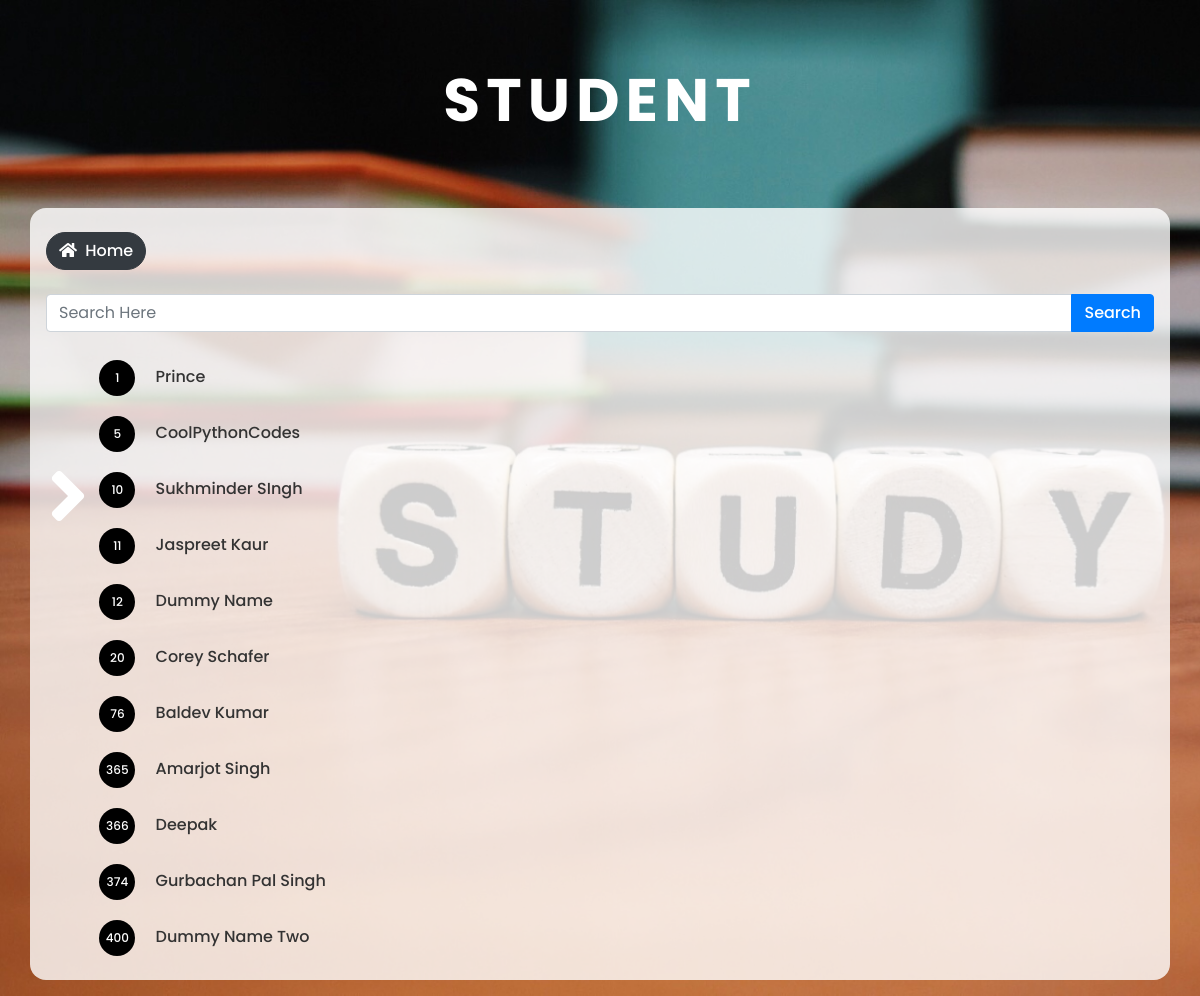
The app's page /student/ (signed in), older data.
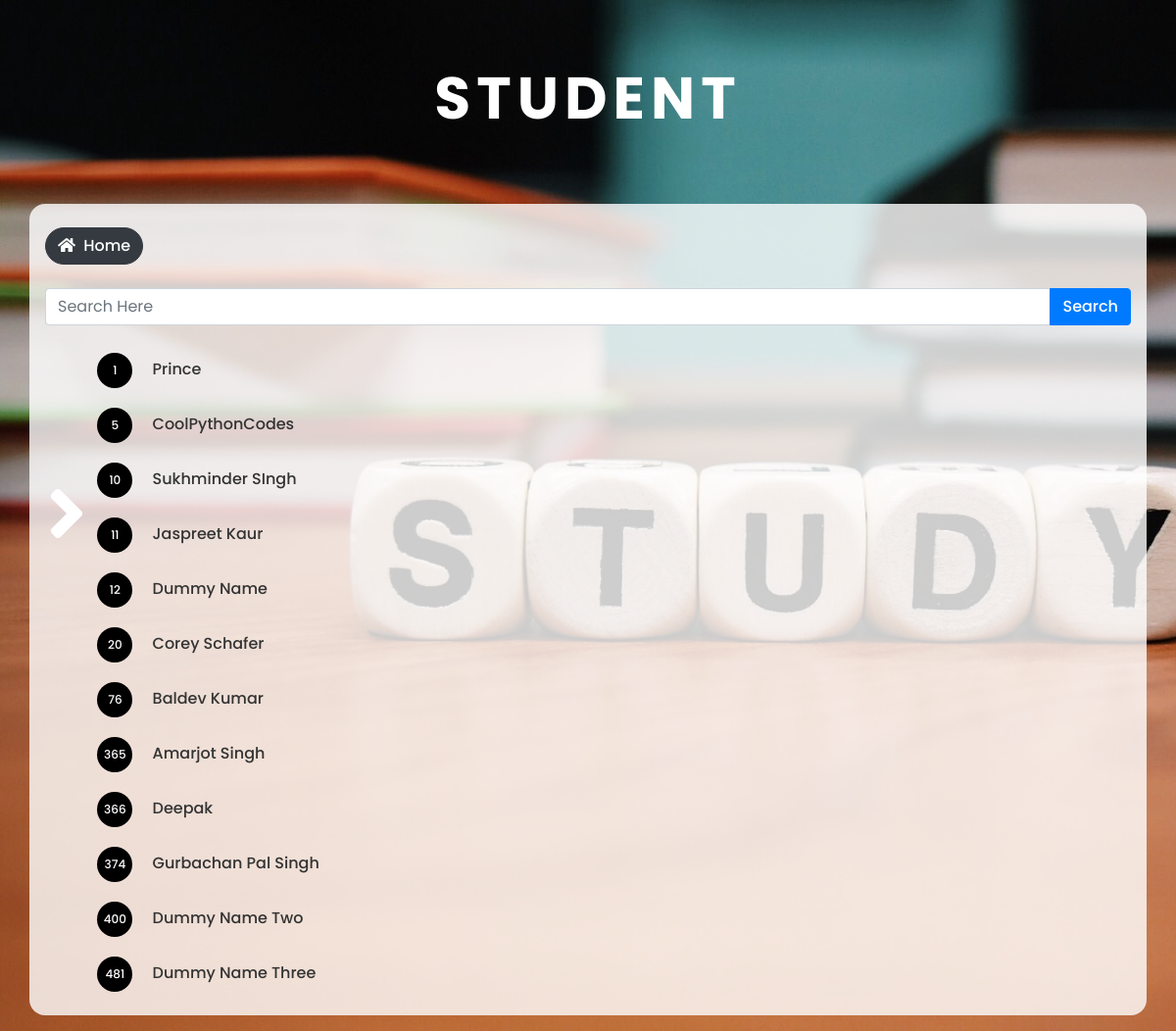
The same page, newer data.
### student/models.py (models this page shows, shortened)
class Student(models.Model):
    roll_no = models.PositiveIntegerField(validators=[MinValueValidator(1)], unique=True)
    name = models.CharField(max_length=250)
    course = models.ForeignKey(Course, on_delete=models.PROTECT)
    sem = models.CharField(max_length=12, choices=sem())
    subject = models.ManyToManyField(Subject)
    image = models.ImageField(upload_to='student_pics/', default='student_pics/default.png', max_length=500)

### student/views.py (the view)
# urls.py: path('', StudentListView.as_view(), name='student'),
class StudentListView(LoginRequiredMixin, ListView, FormView):
    model = Student
    template_name = 'student/student.html'
    context_object_name = 'students'
    ordering = ['roll_no']
    form_class = SearchForm
    query = ""
    def get_context_data(self, **kwargs):
        context = super(StudentListView, self).get_context_data(**kwargs)
        context['pageName'] = 'Student'
        context['query'] = self.query
        return context
    def get_queryset(self):
        form = self.form_class(self.request.GET)
        if form.is_valid():
            self.query = form.cleaned_data['search']
            return Student.objects.filter(Q(roll_no__icontains=self.query) | Q(name__icontains=self.query) | Q(subject__subject__icontains=self.query) |
                                          Q(course__course__icontains=self.query)).distinct().order_by('roll_no')
        return Student.objects.all()

### home/forms.py
class SearchForm(forms.Form):
    search = forms.CharField(max_length=100, required=False)

### student/templates/student/student.html (shortened to what this page needs)
{% extends 'user/base.html'  %}
{% load widget_tweaks %}
{% block content %}
<div class="container-fluid">
	<h1 class="heading">{{pageName}}</h1>
</div>
	<div class="container model-view">
		<div class="d-flex">
			<a class="btn btn-md btn-dark mr-auto add-new my-2" href="{% url 'home' %}"><i class="fas fa-home  mr-1"></i> home</a>
		</div>
		<form  method="get">
			<div class="input-group my-3">
			  	{% render_field form.search type="search" placeholder="Search Here" class="form-control" value=request.GET.search %}
			  	<div class="input-group-append">
				    <button class="btn btn-primary" type="submit">Search</button>
			  	</div>
			</div>
		</form>
		{% if students %}
			<ul>
				{% for student in students %}
					<li class="list-view"><a class="update" href="{% url 'student-detail' student.pk %}"><span class="list-no"> {{student.roll_no}}</span> {{student.name}}</a></li>
				{% endfor %}
			</ul>
		{% else %}
			<div class="alert alert-warning">
				no content found
			</div>
		{% endif %}
	</div>
{% endblock %}

Row changes from the older to the newer data that the page shows:
added Student: roll_no "481", name "Dummy Name Three"
